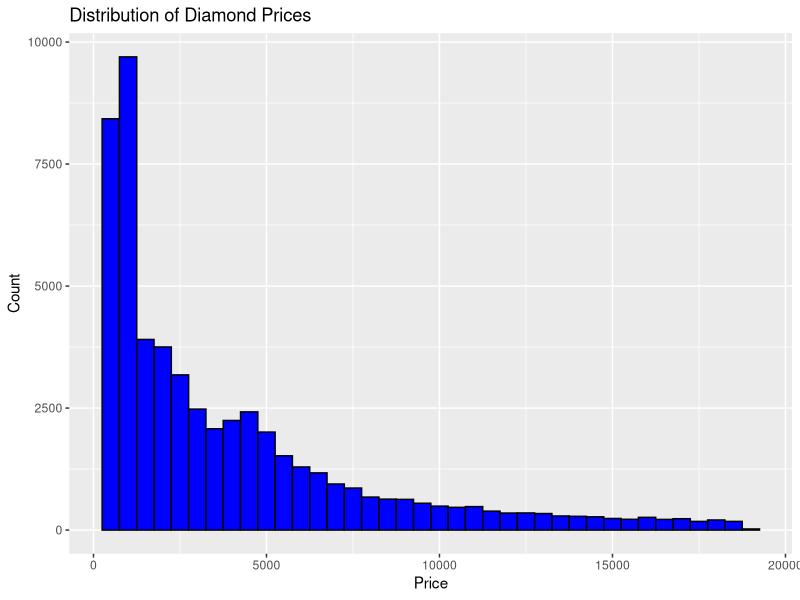
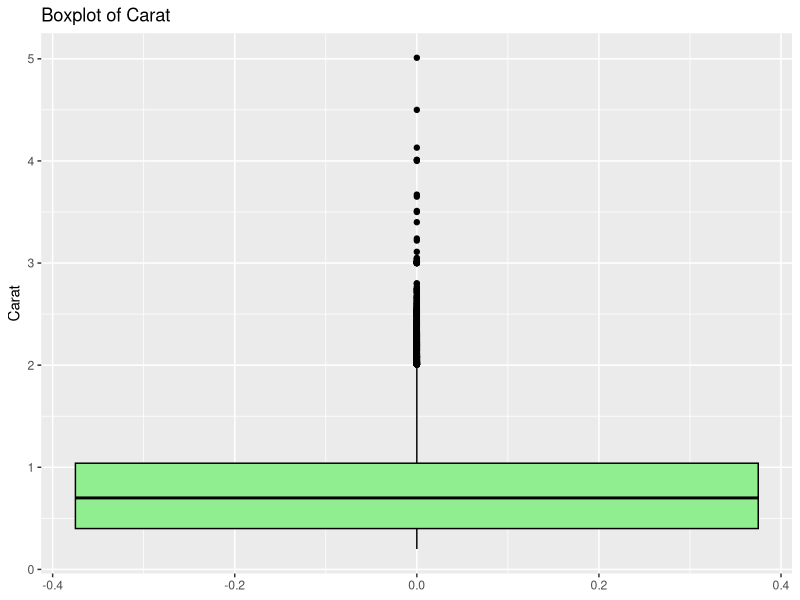
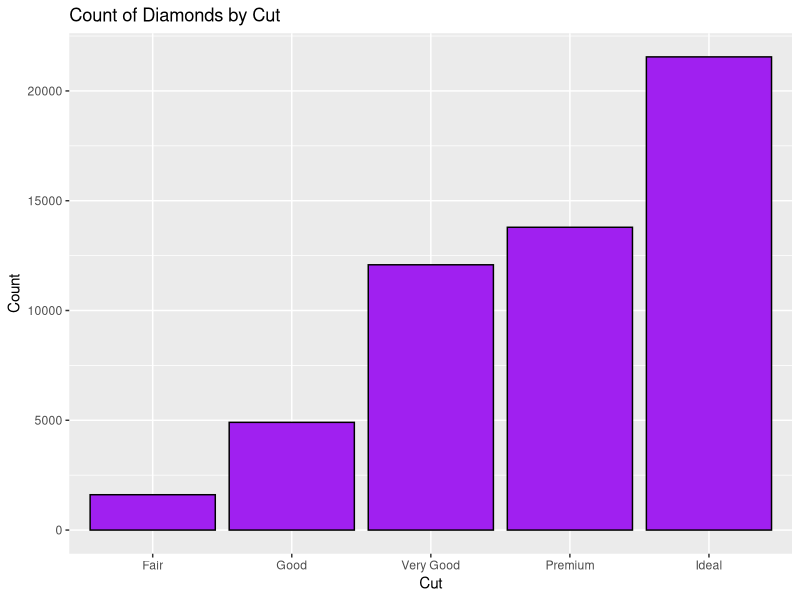
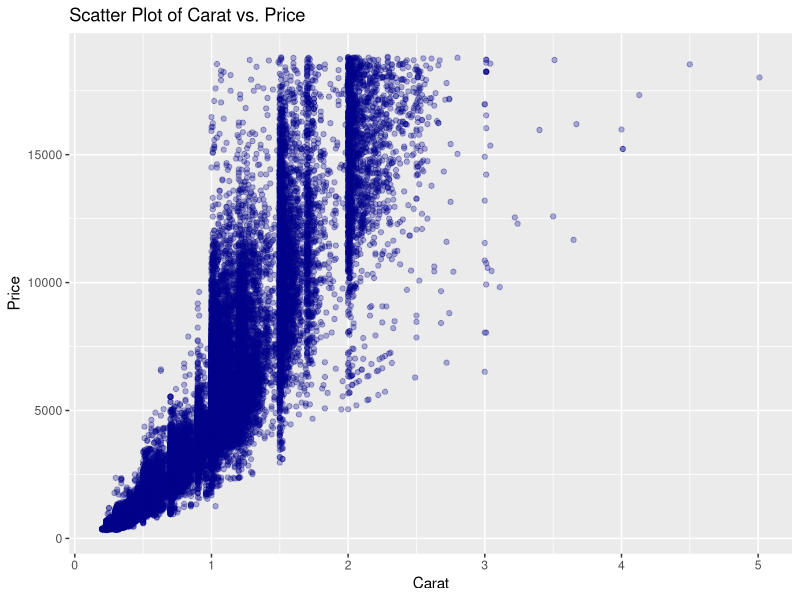
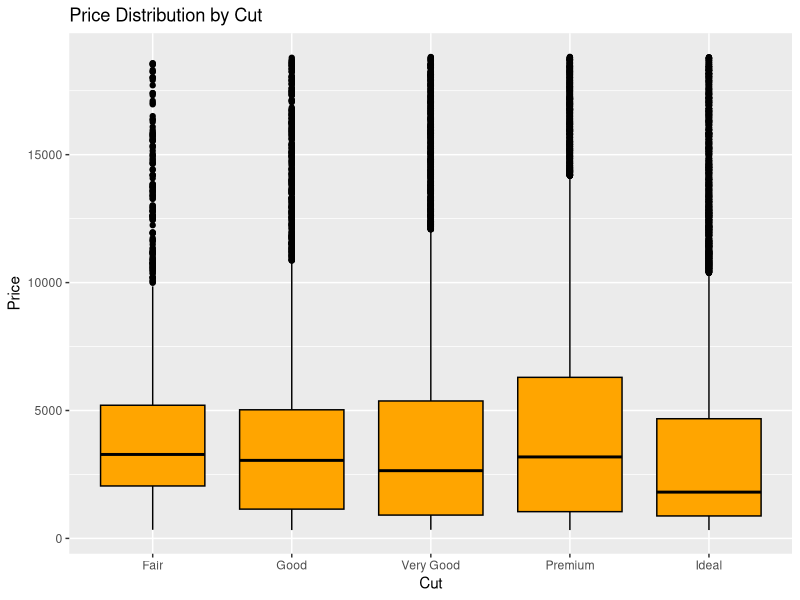
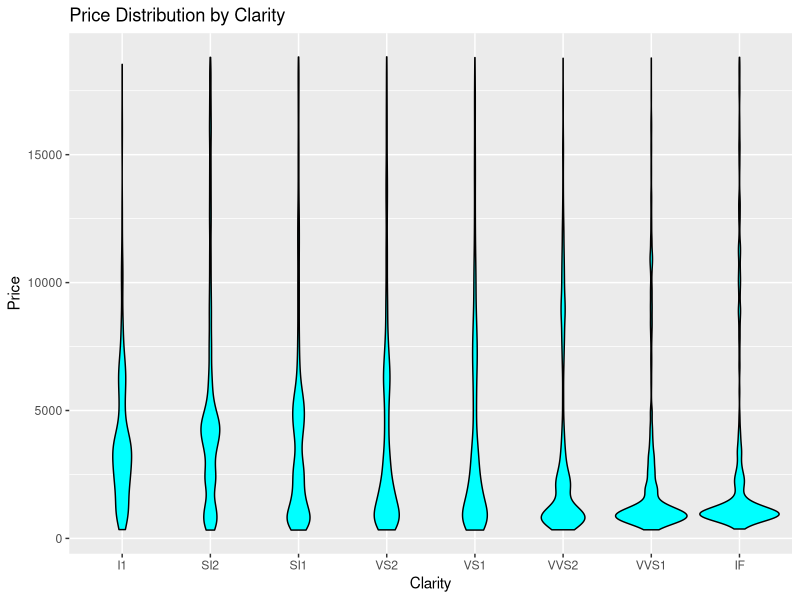
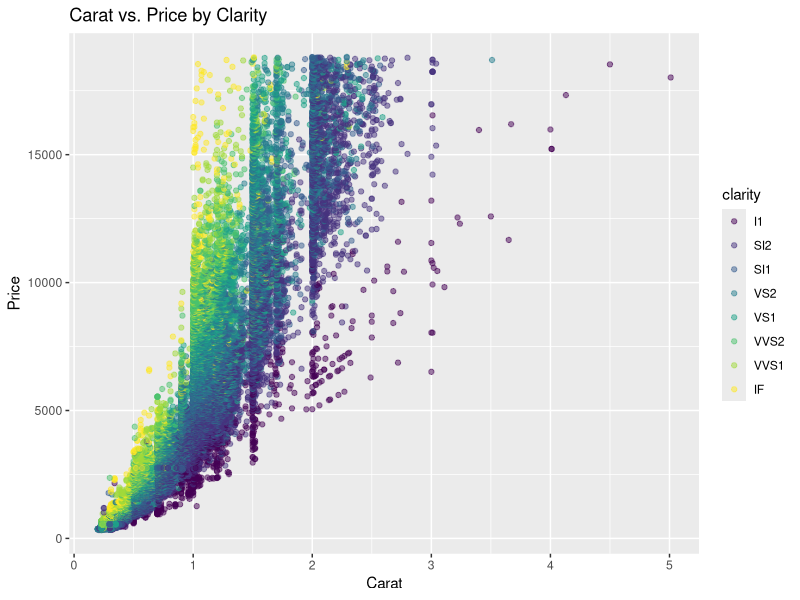
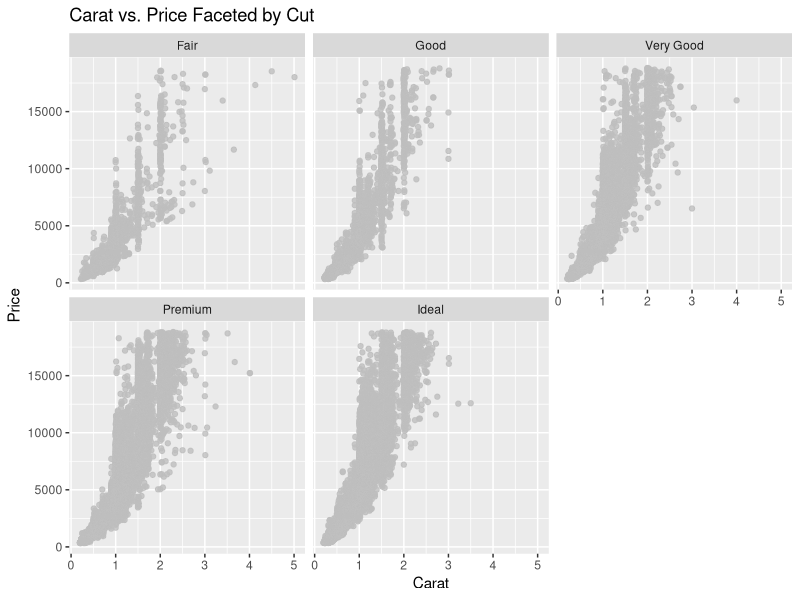

These figures' R source, in order:
## ---- chunk 1
library(ggplot2)
library(tidyverse)
library(dplyr)
## ---- chunk 2
ggplot(diamonds, aes(x = price)) +
  geom_histogram(binwidth = 500, fill = "blue", color = "black") +
  labs(title = "Distribution of Diamond Prices", x = "Price", y = "Count")
## ---- chunk 3
ggplot(diamonds, aes(y = carat)) +
  geom_boxplot(fill = "lightgreen", color = "black") +
  labs(title = "Boxplot of Carat", y = "Carat")
## ---- chunk 4
ggplot(diamonds, aes(x = cut)) +
  geom_bar(fill = "purple", color = "black") +
  labs(title = "Count of Diamonds by Cut", x = "Cut", y = "Count")
## ---- chunk 5
ggplot(diamonds, aes(x = carat, y = price)) +
  geom_point(alpha = 0.3, color = "darkblue") +
  labs(title = "Scatter Plot of Carat vs. Price", x = "Carat", y = "Price")
## ---- chunk 6
ggplot(diamonds, aes(x = cut, y = price)) +
  geom_boxplot(fill = "orange", color = "black") +
  labs(title = "Price Distribution by Cut", x = "Cut", y = "Price")
## ---- chunk 7
ggplot(diamonds, aes(x = clarity, y = price)) +
  geom_violin(fill = "cyan", color = "black") +
  labs(title = "Price Distribution by Clarity", x = "Clarity", y = "Price")
## ---- chunk 8
ggplot(diamonds, aes(x = carat, y = price, color = clarity)) +
  geom_point(alpha = 0.5) +
  labs(title = "Carat vs. Price by Clarity", x = "Carat", y = "Price")
## ---- chunk 9
ggplot(diamonds, aes(x = carat, y = price)) +
  geom_point(alpha = 0.8, color = "grey") +
  facet_wrap(~cut) +
  labs(title = "Carat vs. Price Faceted by Cut", x = "Carat", y = "Price")
## ---- chunk 10
options(scipen = 1000)
ggplot(diamonds, aes(x = price)) +
  geom_density(fill = "lightblue", alpha = 0.5) +
  labs(title = "Density Plot of Prices", x = "Price", y = "Density")
## ---- chunk 11
library(gganimate)

ggplot(diamonds, aes(x = price)) +
  geom_histogram(binwidth = 500, fill = "skyblue", color = "black") +
  labs(title = "Price Distribution by Cut", x = "Price", y = "Count") +
  transition_states(cut, transition_length = 2, state_length = 1) +
  labs(subtitle = "Cut: {closest_state}")
## ---- chunk 12
ggplot(diamonds, aes(x = carat, y = price, color = clarity)) +
  geom_point(alpha = 0.5) +
  labs(title = "Carat vs. Price by Clarity", x = "Carat", y = "Price") +
  transition_states(clarity, transition_length = 2, state_length = 1) +
  labs(subtitle = "Clarity: {closest_state}")
## ---- chunk 13
library(patchwork)

plot_price <- ggplot(diamonds, aes(x = price)) +
  geom_histogram(binwidth = 500, fill = "blue") +
  labs(title = "Price Distribution", x = "Price", y = "Count")

plot_carat <- ggplot(diamonds, aes(x = carat)) +
  geom_histogram(binwidth = 0.1, fill = "green") +
  labs(title = "Carat Distribution", x = "Carat", y = "Count")

plot_price + plot_carat
## ---- chunk 14
plot_cut <- ggplot(diamonds, aes(x = carat, y = price)) +
  geom_point(alpha = 0.3, color = "red") +
  facet_wrap(~cut) +
  labs(title = "Carat vs. Price by Cut", x = "Carat", y = "Price")

plot_clarity <- ggplot(diamonds, aes(x = carat, y = price)) +
  geom_point(alpha = 0.3, color = "blue") +
  facet_wrap(~clarity) +
  labs(title = "Carat vs. Price by Clarity", x = "Carat", y = "Price")

plot_cut | plot_clarity
## ---- chunk 15
ggplot(diamonds, aes(x = price, fill = clarity)) +
  geom_density(alpha = 0.5) +
  labs(title = "Price Density Across Clarity Grades",
       x = "Price", y = "Density",
       subtitle = "Clarity: {closest_state}") +
  transition_states(clarity, transition_length = 2, state_length = 1) +
  theme_minimal()
